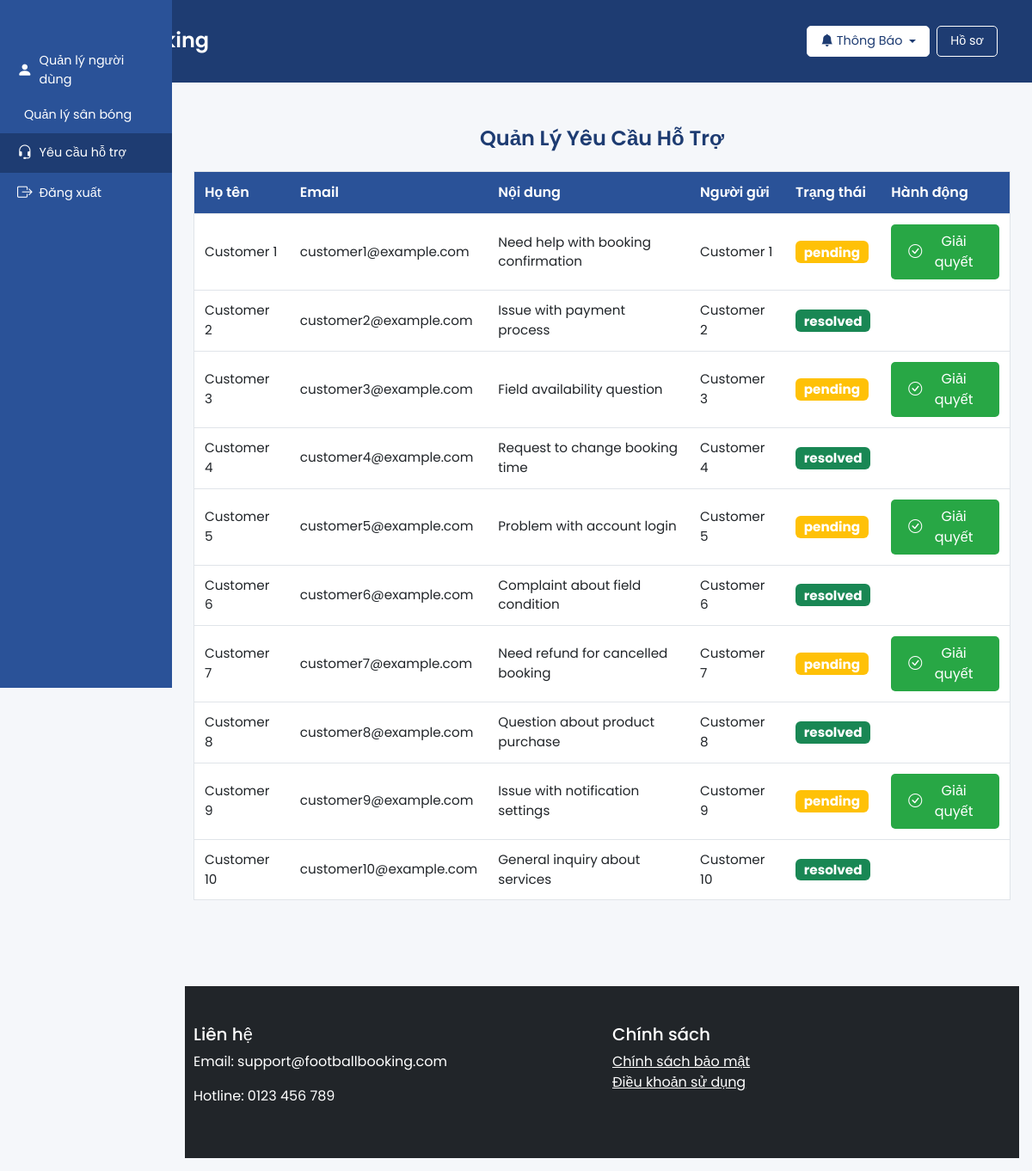
The page /admin_support.php (signed in) on the database its author committed.
### tables this page shows
CREATE TABLE support_requests (
    id INT AUTO_INCREMENT PRIMARY KEY,
    user_id INT,
    full_name VARCHAR(255) NOT NULL,
    email VARCHAR(255) NOT NULL,
    content TEXT NOT NULL,
    status ENUM('pending', 'resolved') DEFAULT 'pending',
    created_at TIMESTAMP DEFAULT CURRENT_TIMESTAMP,
    FOREIGN KEY (user_id) REFERENCES users(id)
);

CREATE TABLE users (
    id INT AUTO_INCREMENT PRIMARY KEY,
    full_name VARCHAR(255) NOT NULL,
    email VARCHAR(255) UNIQUE NOT NULL,
    phone VARCHAR(20),
    password VARCHAR(255) NOT NULL,
    account_type ENUM('customer', 'owner', 'admin') NOT NULL,
    status ENUM('pending', 'approved', 'rejected') DEFAULT 'approved',
    created_at TIMESTAMP DEFAULT CURRENT_TIMESTAMP
);

### admin_support.php (the view, shortened to what this page needs)
<?php
require_once 'includes/config.php';
$support_requests = $pdo->prepare("SELECT sr.*, u.full_name AS user_name FROM support_requests sr LEFT JOIN users u ON sr.user_id = u.id ORDER BY sr.created_at DESC");
$support_requests->execute();
$support_requests_list = $support_requests->fetchAll(PDO::FETCH_ASSOC);
require_once 'includes/header.php';
?>
<section class="admin py-3">
    <div class="container">
        <h2 class="section-title">Quản Lý Yêu Cầu Hỗ Trợ</h2>
        <?php if (empty($support_requests_list)): ?>
            <p class="text-center text-muted">Không có yêu cầu hỗ trợ nào.</p>
        <?php else: ?>
            <div class="table-responsive">
                <table class="table admin-table">
                    <thead>
                        <tr>
                            <th>Họ tên</th>
                            <th>Email</th>
                            <th>Nội dung</th>
                            <th>Người gửi</th>
                            <th>Trạng thái</th>
                            <th>Hành động</th>
                        </tr>
                    </thead>
                    <tbody>
                        <?php foreach ($support_requests_list as $request): ?>
                            <tr>
                                <td><?php echo htmlspecialchars($request['full_name']); ?></td>
                                <td><?php echo htmlspecialchars($request['email']); ?></td>
                                <td><?php echo htmlspecialchars($request['content']); ?></td>
                                <td><?php echo htmlspecialchars($request['user_name'] ?? 'Khách'); ?></td>
                                <td>
                                    <span class="badge <?php echo $request['status'] === 'pending' ? 'bg-warning' : 'bg-success'; ?> status-badge">
                                        <?php echo htmlspecialchars($request['status']); ?>
                                    </span>
                                </td>
                                <td>
                                    <?php if ($request['status'] === 'pending'): ?>
                                        <form method="POST" style="display:inline;">
                                            <button type="submit" name="resolve_support_request" class="btn btn-primary btn-sm d-flex align-items-center gap-1">
                                                <i class="bi bi-check-circle"></i> Giải quyết
                                            </button>
                                        </form>
                                    <?php endif; ?>
                                </td>
                            </tr>
                        <?php endforeach; ?>
                    </tbody>
                </table>
            </div>
        <?php endif; ?>
    </div>
</section>
<?php require_once 'includes/footer.php'; ?>

### admin_support.php (style rules this page uses)
.section-title { font-weight: 600; color: #1e3c72; font-size: 1.5rem; margin-bottom: 1.5rem; text-align: center; }
.admin-table thead th { font-size: 1rem; padding: 12px; background: #2a5298; color: #fff; }
.admin-table td { padding: 12px; font-size: 0.95rem; }
.admin-table .status-badge { font-size: 0.95rem; }
.admin-table .btn { padding: 8px 20px; font-size: 1rem; }
.admin-table .btn-primary { background-color: #28a745; }

### rows shown on the page
support_requests: full_name "Customer 1", email "customer1@example.com", content "Need help with booking confirmation", user.full_name "Customer 1", status "pending"
support_requests: full_name "Customer 2", email "customer2@example.com", content "Issue with payment process", user.full_name "Customer 2", status "resolved"
support_requests: full_name "Customer 3", email "customer3@example.com", content "Field availability question", user.full_name "Customer 3", status "pending"
support_requests: full_name "Customer 4", email "customer4@example.com", content "Request to change booking time", user.full_name "Customer 4", status "resolved"
support_requests: full_name "Customer 5", email "customer5@example.com", content "Problem with account login", user.full_name "Customer 5", status "pending"
support_requests: full_name "Customer 6", email "customer6@example.com", content "Complaint about field condition", user.full_name "Customer 6", status "resolved"
support_requests: full_name "Customer 7", email "customer7@example.com", content "Need refund for cancelled booking", user.full_name "Customer 7", status "pending"
support_requests: full_name "Customer 8", email "customer8@example.com", content "Question about product purchase", user.full_name "Customer 8", status "resolved"
support_requests: full_name "Customer 9", email "customer9@example.com", content "Issue with notification settings", user.full_name "Customer 9", status "pending"
support_requests: full_name "Customer 10", email "customer10@example.com", content "General inquiry about services", user.full_name "Customer 10", status "resolved"
